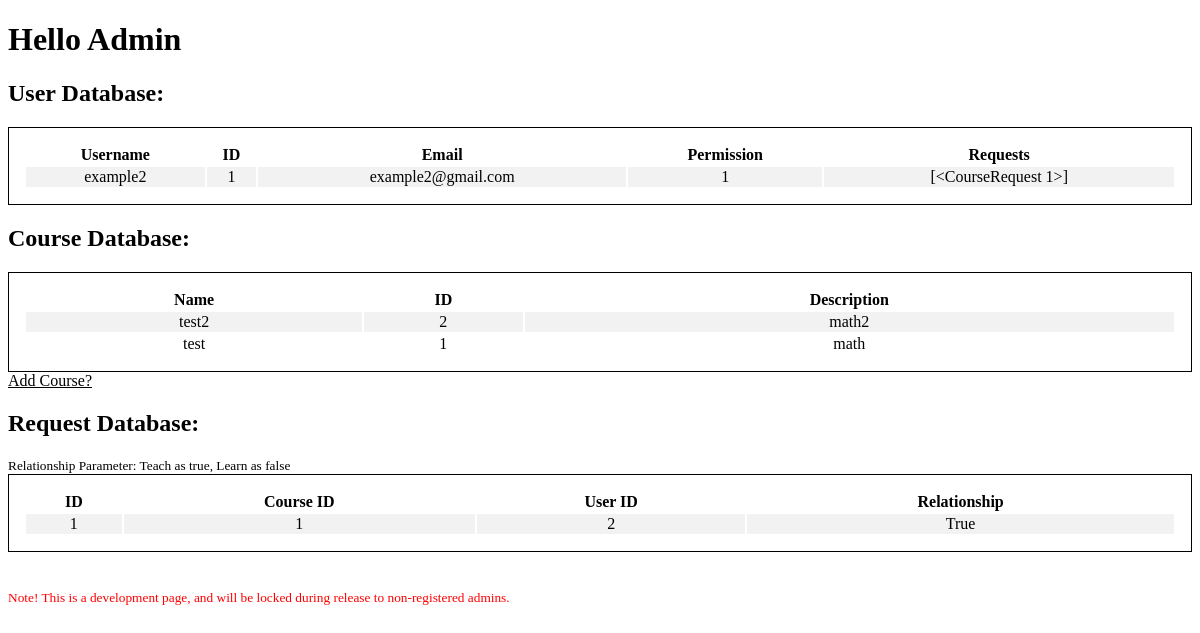
/admin, run on an earlier commit of the app's database.
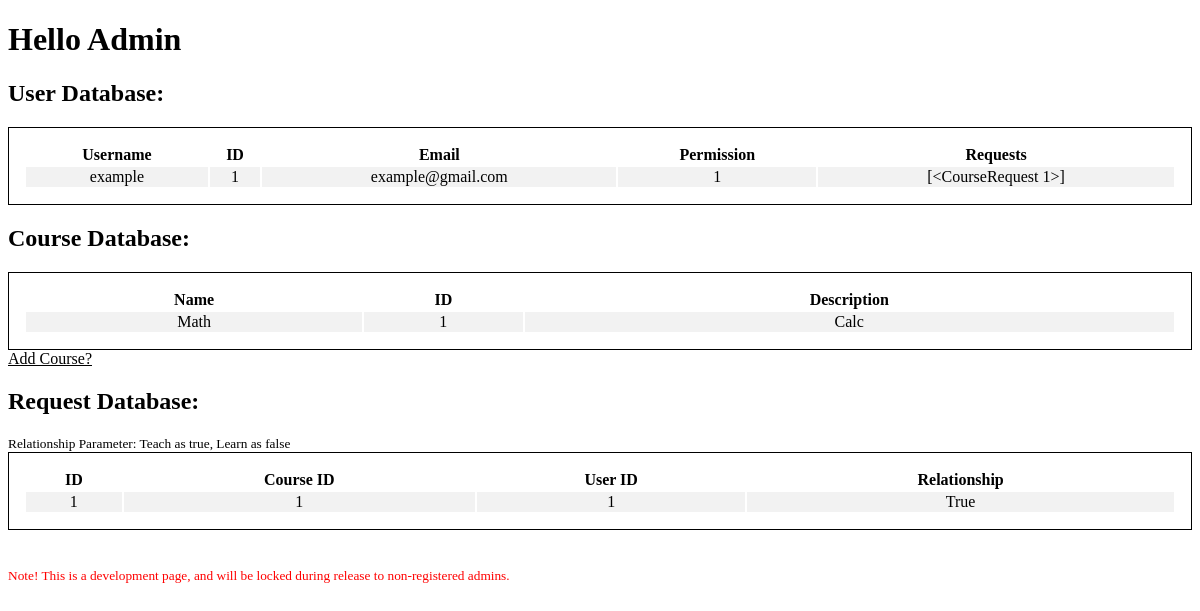
And on a later commit of the database.
### PeerTutor/models.py (models this page shows, shortened)
class User(db.Model, UserMixin):
    __tablename__ = 'user'
    id = db.Column(db.Integer, primary_key=True)
    username = db.Column(db.String(20), unique=True, nullable=False)
    email = db.Column(db.String(120), unique=True, nullable=False)
    password = db.Column(db.String(60), nullable=False)
    permission = db.Column(db.Integer, default='1')
    grade = db.Column(db.Integer, nullable=False)
    date_joined = db.Column(db.DateTime, nullable=False, default=datetime.utcnow)
    gradeLevels = db.Column(db.String(120), default="8,9,10,11,12") #8 means all middle school
    schedule = db.relationship('Schedule', backref='user', lazy=True)
    matches = db.Column(db.PickleType, nullable=True)
    requests = db.relationship('CourseRequest', backref='user', lazy=True)

class Course(db.Model):
    __tablename__ = 'course'
    id = db.Column(db.Integer, primary_key=True)
    name = db.Column(db.String(20), unique=True, nullable=False)
    description = db.Column(db.Text, nullable=False)

class CourseRequest(db.Model):
    __tablename__ = 'courseRequest'
    id = db.Column(db.Integer, primary_key=True)
    user_id = db.Column(db.Integer, db.ForeignKey('user.id'), nullable=False)
    course_id = db.Column(db.Integer, nullable=False)
    relationship = db.Column('relationship', db.Boolean, nullable=False)

### PeerTutor/admin/routes.py (the view)
@admin.route("/admin")
def adminPage():
    users = User.query.order_by(User.date_joined.desc()).all()
    courses = Course.query.order_by(Course.id.desc()).all()
    requests = CourseRequest.query.order_by(CourseRequest.id.desc()).all()
    return render_template('/admin.html', users=users, courses=courses, requests=requests, extract=extract, CourseRequest=CourseRequest)

### PeerTutor/templates/admin.html (shortened to what this page needs)
{% extends 'base.html' %}
{% block content %}
    <h1> Hello Admin </h1>
    <h2> User Database: </h2>
    <table class="admin-table">
        <tr>
            <th> Username </th>
            <th> ID </th>
            <th> Email </th>
            <th> Permission </th>
            <th> Requests </th>
        </tr>
        {% for user in users %}
            <tr>
                <td> {{ user.username }} </td>
                <td> {{ user.id }} </td>
                <td> {{ user.email }} </td>
                <td> {{ user.permission }} </td>
                <td> {{ CourseRequest.query.filter_by(user_id=user.id).all() }} </td>
            </tr>
        {% endfor %}
    </table>
    <h2> Course Database: </h2>
    <table class="admin-table">
        <tr>
            <th> Name </th>
            <th> ID </th>
            <th> Description </th>
        </tr>
        {% for course in courses %}
            <tr>
                <td> {{ course.name }} </td>
                <td> {{ course.id }} </td>
                <td> {{ course.description }} </td>
            </tr>
        {% endfor %}
    </table>
    <a class="development-link" href="{{ url_for('admin.addCourse')}}"> Add Course? </a>
    <br>
    <h2> Request Database: </h2>
    <small>
        Relationship Parameter: Teach as true, Learn as false
    </small>
    <table class="admin-table">
        <tr>
            <th> ID </th>
            <th> Course ID </th>
            <th> User ID </th>
            <th> Relationship </th>
        </tr>
        {% for request in requests %}
            <tr>
                <td> {{ request.id }} </td>
                <td> {{ request.user_id }} </td>
                <td> {{ request.course_id }} </td>
                <td> {{ request.relationship}} </td>
            </tr>
        {% endfor %}
    </table>
    <br> <br>
    <small style="color:red">
        Note! This is a development page, and will be locked during release to non-registered admins.
    </small>
{% endblock %}

### PeerTutor/templates/base.html (shortened to what this page needs)
<!DOCTYPE html>
<html lang="en">
<head>
    <link rel="stylesheet" type="text/css" href="{{ url_for('static', filename='main.css') }}">
</head>
<body>
    <main role="main" class="#">
        <div class="#">
        <div class="#">
            {% block content %}{% endblock %}
        </div>
</body>

### PeerTutor/static/main.css (style rules this page uses)
.admin-table { border: 1px solid black; width: 100%; text-align: center; padding: 15px; }
tr { border-bottom: 1px solid black; border-right: 1px solid black; }
tr:nth-child(even) { background-color: #f2f2f2; }
.development-link { color: black; }

What changed in the data, as far as the page shows it:
removed Course: name "test2", id "2", description "math2"
changed User "[<CourseRequest 1>]": username "example2" → "example"; email "example2@gmail.com" → "example@gmail.com"
changed Course id 1: name "test" → "Math"; description "math" → "Calc"
changed CourseRequest "True": course_id "2" → "1"
